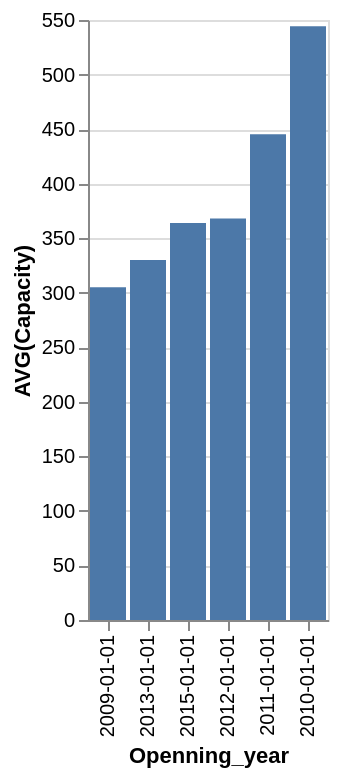

Here is the Vega-Lite specification saved for this chart:
### Vega-Lite specification from a JSON file in a GitHub repository (floating-point values rounded to 4 significant figures)
{"data": {"values": [{"x_data": "2009-01-01", "y_data": 305}, {"x_data": "2010-01-01", "y_data": 544.3}, {"x_data": "2011-01-01", "y_data": 445.3}, {"x_data": "2012-01-01", "y_data": 368}, {"x_data": "2013-01-01", "y_data": 330}, {"x_data": "2015-01-01", "y_data": 364}]}, "mark": "bar", "encoding": {"x": {"field": "x_data", "type": "nominal", "title": "Openning_year", "sort": {"op": "sum", "field": "y_data", "order": "ascending"}}, "y": {"field": "y_data", "type": "quantitative", "title": "AVG(Capacity)"}}}
